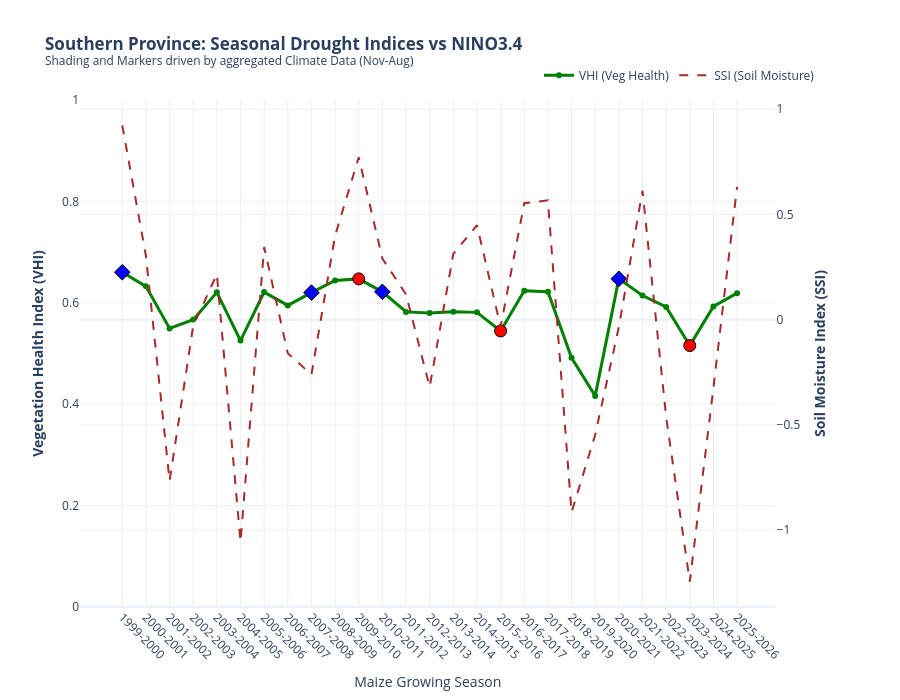

Notebook cell for this chart:
### Code cell
import pandas as pd
import numpy as np
import plotly.graph_objects as go
from plotly.subplots import make_subplots
import os

# ============================================================
# 1. PREPARE CLIMATE DATA (NINO34)
# ============================================================
df_climate['date'] = pd.to_datetime(df_climate['date'])
df_climate['month'] = df_climate['date'].dt.month
df_climate['year'] = df_climate['date'].dt.year

# Define CropYear (Nov-Dec belongs to next year's harvest)
df_climate['CropYear'] = np.where(df_climate['month'] >= 11, 
                                  df_climate['year'] + 1, 
                                  df_climate['year'])

# Filter for the Maize Season (Nov to Aug) and aggregate NINO34
maize_months = [11, 12, 1, 2, 3, 4]
nino_seasonal = df_climate[df_climate['month'].isin(maize_months)].groupby('CropYear')['NINO34'].mean().reset_index()

# Patch 2024 NINO34 as per requirements
nino_seasonal.loc[nino_seasonal['CropYear'] == 2024, 'nino34'] = 2.03

# ============================================================
# 2. PREPARE PROVINCIAL DATA (SOUTHERN PROVINCE)
# ============================================================
# Use 'province' column added in previous step
southern_data = df_seasonal_agg[df_seasonal_agg['province'] == 'Southern'].copy()

# Average districts to Provincial level
south_ts = southern_data.groupby('CropYear').agg({
    'SSI_seasonal': 'mean',
    'VHI_seasonal': 'mean',
    'NDVI_seasonal': 'mean'
}).reset_index()

# Merge with NINO34 data
south_ts = pd.merge(south_ts, nino_seasonal, on='CropYear', how='left')

# Create Season label (e.g., "2015-2016")
south_ts['SEASON'] = (south_ts['CropYear'] - 1).astype(str) + "-" + south_ts['CropYear'].astype(str)

# ============================================================
# 3. CREATE THE DUAL-AXIS PLOT
# ============================================================
fig_comb = make_subplots(specs=[[{"secondary_y": True}]])

# Add VHI (Primary Axis - Left)
fig_comb.add_trace(
    go.Scatter(x=south_ts['SEASON'], y=south_ts['VHI_seasonal'], 
               name="VHI (Veg Health)",
               line=dict(color='green', width=3),
               mode='lines+markers'),
    secondary_y=False,
)

# Add SSI (Secondary Axis - Right)
fig_comb.add_trace(
    go.Scatter(x=south_ts['SEASON'], y=south_ts['SSI_seasonal'], 
               name="SSI (Soil Moisture)",
               line=dict(color='brown', width=2, dash='dash'),
               mode='lines'),
    secondary_y=True,
)

# ============================================================
# 4. ADD AUTOMATED ENSO MARKERS & SHADING (FROM CLIMATE DATA)
# ============================================================
for index, row in south_ts.iterrows():
    season = row['SEASON']
    nino_val = row['NINO34']
    
    if pd.isna(nino_val): continue

    # EL NIÑO (Threshold >= 1.0)
    if nino_val >= 1.0:
        fig_comb.add_vrect(x0=season, x1=season, fillcolor="red", opacity=0.1, layer="below", line_width=0)
        fig_comb.add_trace(go.Scatter(
            x=[season], y=[row['VHI_seasonal']],
            mode='markers',
            marker=dict(symbol='circle', size=12, color='red', line=dict(width=1, color='black')),
            name="El Niño Event", 
            showlegend=False
        ), secondary_y=False)
        
    # LA NIÑA (Threshold <= -1.0)
    elif nino_val <= -1.0:
        fig_comb.add_vrect(x0=season, x1=season, fillcolor="blue", opacity=0.1, layer="below", line_width=0)
        fig_comb.add_trace(go.Scatter(
            x=[season], y=[row['VHI_seasonal']],
            mode='markers',
            marker=dict(symbol='diamond', size=12, color='blue', line=dict(width=1, color='black')),
            name="La Niña Event", 
            showlegend=False
        ), secondary_y=False)

# ============================================================
# 5. FINAL LAYOUT POLISH
# ============================================================
fig_comb.update_layout(
    title="<b>Southern Province: Seasonal Drought Indices vs NINO3.4</b><br><sup>Shading and Markers driven by aggregated Climate Data (Nov-Aug)</sup>",
    template="plotly_white",
    hovermode="x unified",
    xaxis=dict(tickangle=45, type='category', title="Maize Growing Season"),
    height=700,
    legend=dict(orientation="h", yanchor="bottom", y=1.02, xanchor="right", x=1)
)

# Set y-axes titles
fig_comb.update_yaxes(title_text="<b>Vegetation Health Index (VHI)</b>", secondary_y=False, range=[0, 1])
fig_comb.update_yaxes(title_text="<b>Soil Moisture Index (SSI)</b>", secondary_y=True)

# ============================================================
# 6. SAVE AND SHOW
# ============================================================
output_path = os.path.join(base_path, "Southern_Province_Climate_Drought_DeepDive.html")
fig_comb.write_html(output_path)
#print(f"✅ Success! Plot generated with automated ENSO markers at: {output_path}")
fig_comb.show()

### Figure 1 — Plotly figure (JSON) as saved in the notebook; plotly's stock layout.template omitted (floating-point values rounded to 4 significant figures)
{"data": [{"line": {"color": "green", "width": 3}, "mode": "lines+markers", "name": "VHI (Veg Health)", "type": "scatter", "x": ["1999-2000", "2000-2001", "2001-2002", "2002-2003", "2003-2004", "2004-2005", "2005-2006", "2006-2007", "2007-2008", "2008-2009", "2009-2010", "2010-2011", "2011-2012", "2012-2013", "2013-2014", "2014-2015", "2015-2016", "2016-2017", "2017-2018", "2018-2019", "2019-2020", "2020-2021", "2021-2022", "2022-2023", "2023-2024", "2024-2025", "2025-2026"], "xaxis": "x", "y": [0.6603, 0.6324, 0.5495, 0.5668, 0.6207, 0.5255, 0.6211, 0.5948, 0.6201, 0.6441, 0.6472, 0.6216, 0.5821, 0.5801, 0.5823, 0.5811, 0.5445, 0.6237, 0.6218, 0.4914, 0.4163, 0.6473, 0.6144, 0.5919, 0.5156, 0.5929, 0.6191], "yaxis": "y"}, {"line": {"color": "brown", "dash": "dash", "width": 2}, "mode": "lines", "name": "SSI (Soil Moisture)", "type": "scatter", "x": ["1999-2000", "2000-2001", "2001-2002", "2002-2003", "2003-2004", "2004-2005", "2005-2006", "2006-2007", "2007-2008", "2008-2009", "2009-2010", "2010-2011", "2011-2012", "2012-2013", "2013-2014", "2014-2015", "2015-2016", "2016-2017", "2017-2018", "2018-2019", "2019-2020", "2020-2021", "2021-2022", "2022-2023", "2023-2024", "2024-2025", "2025-2026"], "xaxis": "x", "y": [0.9231, 0.3029, -0.7655, -0.02963, 0.2158, -1.056, 0.3447, -0.1599, -0.261, 0.3988, 0.7713, 0.29, 0.1203, -0.3194, 0.3126, 0.4486, -0.03407, 0.553, 0.567, -0.9157, -0.5469, -0.0358, 0.6124, -0.4617, -1.245, -0.3241, 0.6311], "yaxis": "y2"}, {"marker": {"color": "blue", "line": {"color": "black", "width": 1}, "size": 12, "symbol": "diamond"}, "mode": "markers", "name": "La Niña Event", "showlegend": false, "type": "scatter", "x": ["1999-2000"], "xaxis": "x", "y": [0.6603], "yaxis": "y"}, {"marker": {"color": "blue", "line": {"color": "black", "width": 1}, "size": 12, "symbol": "diamond"}, "mode": "markers", "name": "La Niña Event", "showlegend": false, "type": "scatter", "x": ["2007-2008"], "xaxis": "x", "y": [0.6201], "yaxis": "y"}, {"marker": {"color": "red", "line": {"color": "black", "width": 1}, "size": 12, "symbol": "circle"}, "mode": "markers", "name": "El Niño Event", "showlegend": false, "type": "scatter", "x": ["2009-2010"], "xaxis": "x", "y": [0.6472], "yaxis": "y"}, {"marker": {"color": "blue", "line": {"color": "black", "width": 1}, "size": 12, "symbol": "diamond"}, "mode": "markers", "name": "La Niña Event", "showlegend": false, "type": "scatter", "x": ["2010-2011"], "xaxis": "x", "y": [0.6216], "yaxis": "y"}, {"marker": {"color": "red", "line": {"color": "black", "width": 1}, "size": 12, "symbol": "circle"}, "mode": "markers", "name": "El Niño Event", "showlegend": false, "type": "scatter", "x": ["2015-2016"], "xaxis": "x", "y": [0.5445], "yaxis": "y"}, {"marker": {"color": "blue", "line": {"color": "black", "width": 1}, "size": 12, "symbol": "diamond"}, "mode": "markers", "name": "La Niña Event", "showlegend": false, "type": "scatter", "x": ["2020-2021"], "xaxis": "x", "y": [0.6473], "yaxis": "y"}, {"marker": {"color": "red", "line": {"color": "black", "width": 1}, "size": 12, "symbol": "circle"}, "mode": "markers", "name": "El Niño Event", "showlegend": false, "type": "scatter", "x": ["2023-2024"], "xaxis": "x", "y": [0.5156], "yaxis": "y"}], "layout": {"height": 700, "hovermode": "x unified", "legend": {"orientation": "h", "x": 1, "xanchor": "right", "y": 1.02, "yanchor": "bottom"}, "shapes": [{"fillcolor": "blue", "layer": "below", "line": {"width": 0}, "opacity": 0.1, "type": "rect", "x0": "1999-2000", "x1": "1999-2000", "xref": "x", "y0": 0, "y1": 1, "yref": "y domain"}, {"fillcolor": "blue", "layer": "below", "line": {"width": 0}, "opacity": 0.1, "type": "rect", "x0": "2007-2008", "x1": "2007-2008", "xref": "x", "y0": 0, "y1": 1, "yref": "y domain"}, {"fillcolor": "red", "layer": "below", "line": {"width": 0}, "opacity": 0.1, "type": "rect", "x0": "2009-2010", "x1": "2009-2010", "xref": "x", "y0": 0, "y1": 1, "yref": "y domain"}, {"fillcolor": "blue", "layer": "below", "line": {"width": 0}, "opacity": 0.1, "type": "rect", "x0": "2010-2011", "x1": "2010-2011", "xref": "x", "y0": 0, "y1": 1, "yref": "y domain"}, {"fillcolor": "red", "layer": "below", "line": {"width": 0}, "opacity": 0.1, "type": "rect", "x0": "2015-2016", "x1": "2015-2016", "xref": "x", "y0": 0, "y1": 1, "yref": "y domain"}, {"fillcolor": "blue", "layer": "below", "line": {"width": 0}, "opacity": 0.1, "type": "rect", "x0": "2020-2021", "x1": "2020-2021", "xref": "x", "y0": 0, "y1": 1, "yref": "y domain"}, {"fillcolor": "red", "layer": "below", "line": {"width": 0}, "opacity": 0.1, "type": "rect", "x0": "2023-2024", "x1": "2023-2024", "xref": "x", "y0": 0, "y1": 1, "yref": "y domain"}], "title": {"text": "<b>Southern Province: Seasonal Drought Indices vs NINO3.4</b><br><sup>Shading and Markers driven by aggregated Climate Data (Nov-Aug)</sup>"}, "xaxis": {"anchor": "y", "domain": [0, 0.94], "tickangle": 45, "title": {"text": "Maize Growing Season"}, "type": "category"}, "yaxis": {"anchor": "x", "domain": [0, 1], "range": [0, 1], "title": {"text": "<b>Vegetation Health Index (VHI)</b>"}}, "yaxis2": {"anchor": "x", "overlaying": "y", "side": "right", "title": {"text": "<b>Soil Moisture Index (SSI)</b>"}}}}
